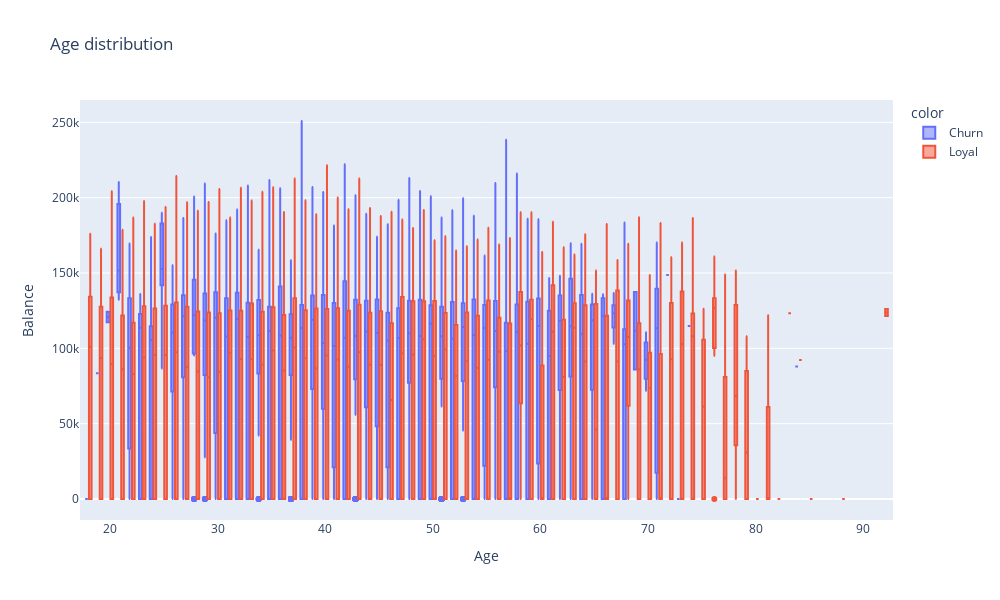

Notebook cell for this chart:
### Code cell
# данные пробовал выделить так
churn_data_df.groupby(by='Age', as_index=False)['Age'].value_counts()

fig = px.box(
    data_frame=churn_data_df,                                                    # датафрейм 
    x = 'Age',                                                          # ось абсцисс
    y = 'Balance',                                                         # ось ординат
    color=churn_data_df['Exited'].map({0: 'Loyal', 1: 'Churn'}),
    orientation='v',
    height=600,
    width=1000,
    title='Age distribution'
)
# отображаем его
fig.show()

### Figure 1 — Plotly figure (JSON) as saved in the notebook; plotly's stock layout.template omitted (floating-point values rounded to 4 significant figures; data arrays with more than 128 entries replaced by an {"elided": "..."} marker saying what was removed)
{"data": [{"alignmentgroup": "True", "hovertemplate": "color=Churn<br>Age=%{x}<br>Balance=%{y}<extra></extra>", "legendgroup": "Churn", "marker": {"color": "#636efa"}, "name": "Churn", "notched": false, "offsetgroup": "Churn", "orientation": "v", "showlegend": true, "type": "box", "x": {"elided": "2037 int values"}, "x0": " ", "xaxis": "x", "y": {"elided": "2037 float values"}, "y0": " ", "yaxis": "y"}, {"alignmentgroup": "True", "hovertemplate": "color=Loyal<br>Age=%{x}<br>Balance=%{y}<extra></extra>", "legendgroup": "Loyal", "marker": {"color": "#EF553B"}, "name": "Loyal", "notched": false, "offsetgroup": "Loyal", "orientation": "v", "showlegend": true, "type": "box", "x": {"elided": "7963 int values"}, "x0": " ", "xaxis": "x", "y": {"elided": "7963 float values"}, "y0": " ", "yaxis": "y"}], "layout": {"boxmode": "group", "height": 600, "legend": {"title": {"text": "color"}, "tracegroupgap": 0}, "title": {"text": "Age distribution"}, "width": 1000, "xaxis": {"anchor": "y", "domain": [0, 1], "title": {"text": "Age"}}, "yaxis": {"anchor": "x", "domain": [0, 1], "title": {"text": "Balance"}}}}
